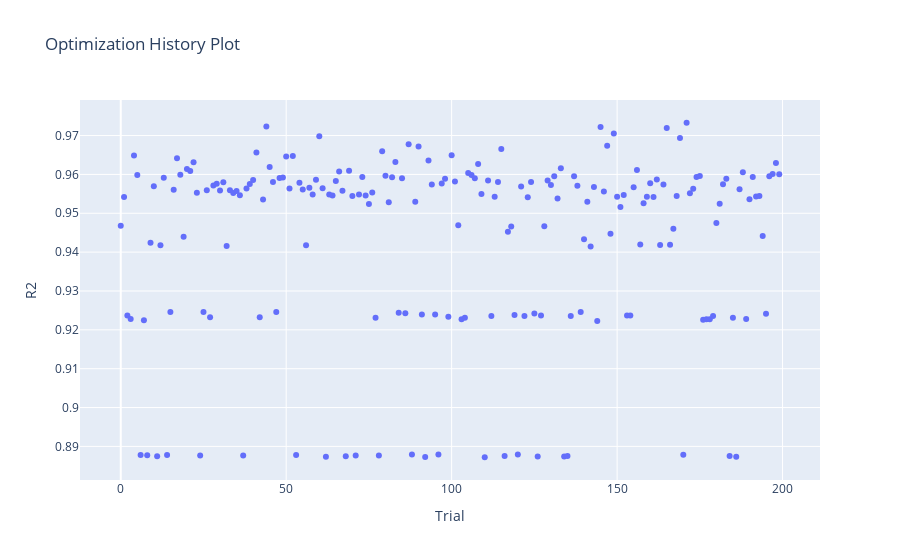

Notebook code for this chart:
### Code cell
plot_history(study_xgb)

### Figure 1 — Plotly figure (JSON) as saved in the notebook; plotly's stock layout.template omitted (floating-point values rounded to 4 significant figures; data arrays with more than 128 entries replaced by an {"elided": "..."} marker saying what was removed)
{"data": [{"mode": "markers", "name": "R2", "type": "scatter", "x": {"elided": "200 int values"}, "y": {"elided": "200 float values"}}, {"marker": {"color": "#cccccc"}, "mode": "markers", "name": "Infeasible Trial", "showlegend": false, "type": "scatter", "x": [], "y": []}], "layout": {"title": {"text": "Optimization History Plot"}, "xaxis": {"title": {"text": "Trial"}}, "yaxis": {"title": {"text": "R2"}}}}
